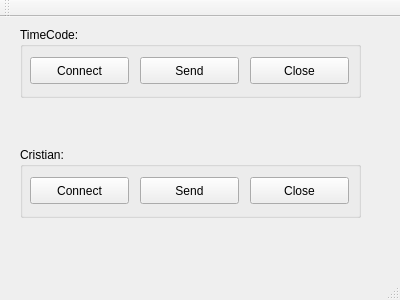
<?xml version="1.0" encoding="UTF-8"?>
<ui version="4.0">
 <class>MainWindow</class>
 <widget class="QMainWindow" name="MainWindow">
  <property name="geometry">
   <rect>
    <x>0</x>
    <y>0</y>
    <width>400</width>
    <height>300</height>
   </rect>
  </property>
  <property name="windowTitle">
   <string>MainWindow</string>
  </property>
  <widget class="QWidget" name="centralWidget">
   <widget class="QGroupBox" name="groupBox">
    <property name="geometry">
     <rect>
      <x>20</x>
      <y>10</y>
      <width>341</width>
      <height>71</height>
     </rect>
    </property>
    <property name="title">
     <string>TimeCode:</string>
    </property>
    <widget class="QPushButton" name="btnConn">
     <property name="geometry">
      <rect>
       <x>10</x>
       <y>30</y>
       <width>99</width>
       <height>27</height>
      </rect>
     </property>
     <property name="text">
      <string>Connect</string>
     </property>
    </widget>
    <widget class="QPushButton" name="btnSend">
     <property name="geometry">
      <rect>
       <x>120</x>
       <y>30</y>
       <width>99</width>
       <height>27</height>
      </rect>
     </property>
     <property name="text">
      <string>Send</string>
     </property>
    </widget>
    <widget class="QPushButton" name="btnClose">
     <property name="geometry">
      <rect>
       <x>230</x>
       <y>30</y>
       <width>99</width>
       <height>27</height>
      </rect>
     </property>
     <property name="text">
      <string>Close</string>
     </property>
    </widget>
    <zorder>btnConn</zorder>
    <zorder>btnSend</zorder>
    <zorder>btnClose</zorder>
    <zorder>btnSend</zorder>
    <zorder>btnClose</zorder>
   </widget>
   <widget class="QGroupBox" name="groupBox_2">
    <property name="geometry">
     <rect>
      <x>20</x>
      <y>130</y>
      <width>341</width>
      <height>71</height>
     </rect>
    </property>
    <property name="title">
     <string>Cristian:</string>
    </property>
    <widget class="QPushButton" name="btnConn_C">
     <property name="geometry">
      <rect>
       <x>10</x>
       <y>30</y>
       <width>99</width>
       <height>27</height>
      </rect>
     </property>
     <property name="text">
      <string>Connect</string>
     </property>
    </widget>
    <widget class="QPushButton" name="btnSend_C">
     <property name="geometry">
      <rect>
       <x>120</x>
       <y>30</y>
       <width>99</width>
       <height>27</height>
      </rect>
     </property>
     <property name="text">
      <string>Send</string>
     </property>
    </widget>
    <widget class="QPushButton" name="btnClose_C">
     <property name="geometry">
      <rect>
       <x>230</x>
       <y>30</y>
       <width>99</width>
       <height>27</height>
      </rect>
     </property>
     <property name="text">
      <string>Close</string>
     </property>
    </widget>
   </widget>
  </widget>
  <widget class="QMenuBar" name="menuBar">
   <property name="geometry">
    <rect>
     <x>0</x>
     <y>0</y>
     <width>400</width>
     <height>25</height>
    </rect>
   </property>
  </widget>
  <widget class="QToolBar" name="mainToolBar">
   <attribute name="toolBarArea">
    <enum>TopToolBarArea</enum>
   </attribute>
   <attribute name="toolBarBreak">
    <bool>false</bool>
   </attribute>
  </widget>
  <widget class="QStatusBar" name="statusBar"/>
 </widget>
 <layoutdefault spacing="6" margin="11"/>
 <resources/>
 <connections/>
</ui>
